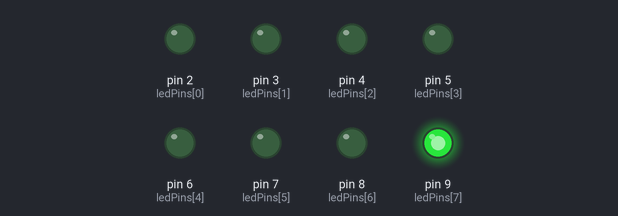
Recording of a sketch running on a simulated Arduino Uno, built with avr-gcc and run on an emulated ATmega328P. Shown: output pins drawn as LEDs (lit = HIGH).

Above: at 0.5 s.
At 1.5 s:
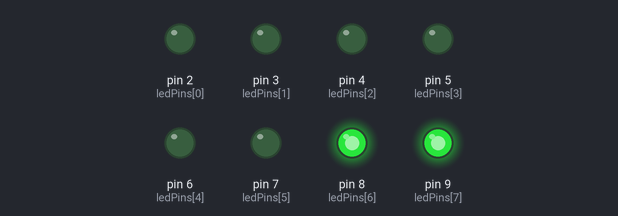
At 3.5 s:
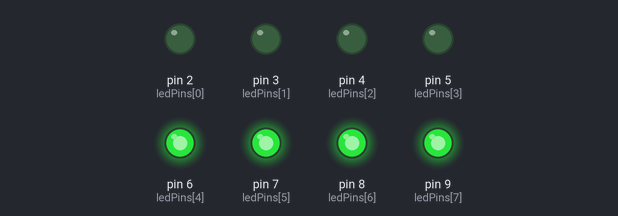
At 5.5 s:
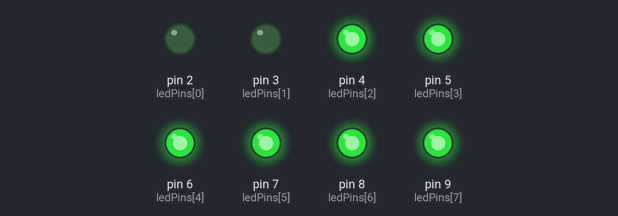
At 7.5 s:
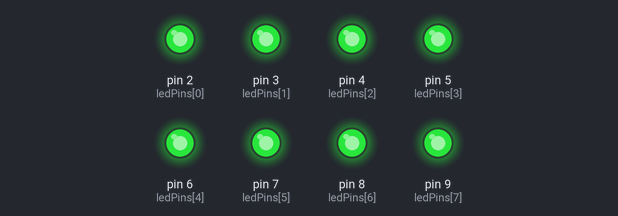
At 14.5 s:
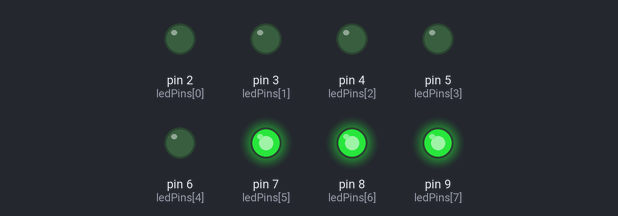
Timing chart, 0 to 15.6 s (numbered marks = the images above):
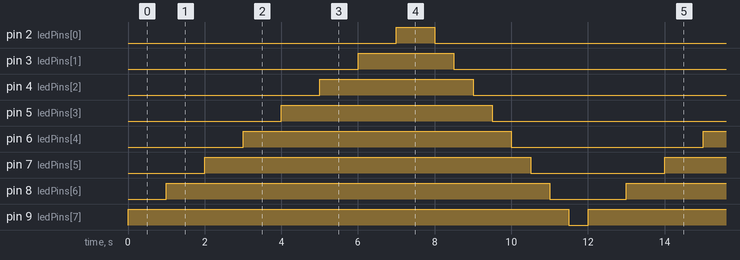

The sketch:

sketch.ino
```cpp
int ledPins[] = {2, 3, 4, 5, 6, 7, 8, 9};

void setup() {

    for (int i = 0; i < 8; i++) {
        pinMode(ledPins[i], OUTPUT);
        digitalWrite(ledPins[i], LOW);
    }
}

void loop() {

    for (int i = 7; i >= 0; i--) {
        digitalWrite(ledPins[i], HIGH);
        delay(1000);
    }

    for (int i = 0; i < 8; i++) {
        digitalWrite(ledPins[i], LOW);
        delay(500);
    }

}
```

Measured:
- by itself, pin 2 (ledPins[0]): alternates HIGH for 1.0 s and LOW for 11.0 s
- by itself, pin 3 (ledPins[1]): alternates HIGH for 2.5 s and LOW for 9.5 s
- by itself, pin 4 (ledPins[2]): alternates HIGH for 4.0 s and LOW for 8.0 s
- by itself, pin 5 (ledPins[3]): alternates HIGH for 5.5 s and LOW for 6.5 s
- by itself, pin 6 (ledPins[4]): alternates HIGH for 7.0 s and LOW for 5.0 s
- by itself, pin 7 (ledPins[5]): alternates HIGH for 8.5 s and LOW for 3.5 s
- by itself, pin 8 (ledPins[6]): alternates HIGH for 10.0 s and LOW for 2.0 s
- by itself, pin 9 (ledPins[7]): alternates HIGH for 11.5 s and LOW for 0.50 s
